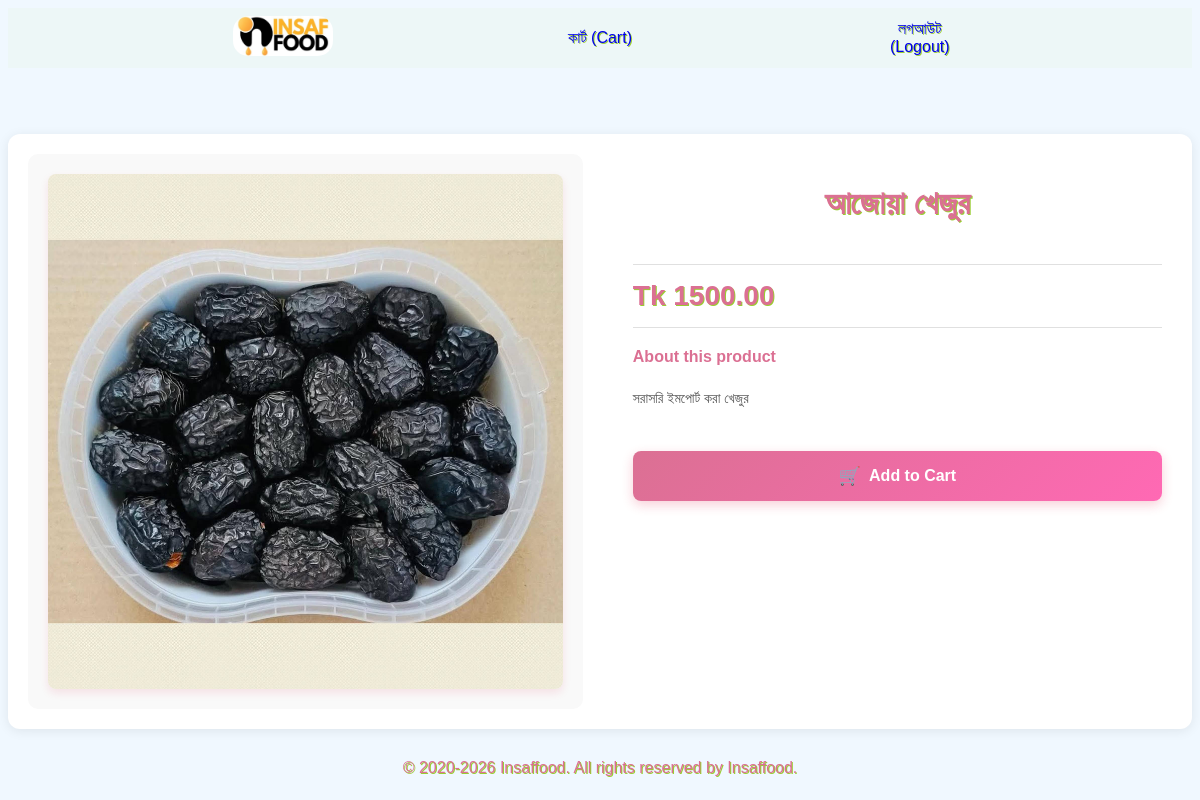
The app's page /aajoyyaa-khejur-1-keji/ (signed in) with its own data.
### shop/models.py (models this page shows, shortened)
class Product(models.Model):
    name = models.CharField(max_length=100)
    amount = models.CharField(max_length=50)
    description = models.TextField(max_length=500)
    price = models.DecimalField(max_digits=6, decimal_places=2)
    image = models.ImageField(upload_to='shop/products/')
    link = models.SlugField(max_length=100, unique=True, blank=True, editable=False)

### shop/views.py (the view)
# urls.py: path('<slug:link>/', views.product_detail, name='product_detail'),
def product_detail(request, link):
    product = get_object_or_404(Product, link=link)
    return render(request, 'shop/product_page.html', {'product': product})

### templates/shop/product_page.html (shortened to what this page needs)
{% extends "shop/base.html" %}
{% block content %}
<div class="product-detail-container">
    <div class="product-detail-image">
        {% if product.image %}
        <img src="{{ product.image.url }}" class="product-detail-img">
        {% else %}
        <div>Image unavailable</div>
        {% endif %}
    </div>
    <div class="product-detail-info">
        <h1>{{ product.name }}</h1>
        <div class="product-price-section">
            <span class="product-price">Tk {{ product.price }}</span>
        </div>
        <div class="product-description">
            <h3>About this product</h3>
            <p>{{ product.description }}</p>
        </div>
        <form method="post" action="{% url 'add_to_cart' product.id %}" class="product-add-form">
            <button type="submit" class="btn-add-cart" {% if product.amount <= 0 %}disabled{% endif %}>
                <span class="btn-icon">🛒</span> Add to Cart
            </button>
        </form>
    </div>
</div>
{% endblock %}

### static/shop/style.css (style rules this page uses)
body { background-color: #f0f8ff; color: palevioletred; text-shadow: 1px 1px yellowgreen; font-family: cursive, sans-serif; }
h1 { text-align: center; }
.product-detail-container { display: flex; gap: 40px; max-width: 1200px; margin: 30px auto; padding: 20px; background-color: white; border-radius: 12px; box-shadow: 0 2px 12px rgba(0, 0, 0, 0.08); }
.product-detail-image { flex: 0 0 45%; display: flex; align-items: center; justify-content: center; background-color: #f9f9f9; border-radius: 10px; padding: 20px; }
.product-detail-img { max-width: 100%; max-height: 100%; border-radius: 8px; box-shadow: 0 4px 8px rgba(220, 20, 60, 0.1); object-fit: contain; }
.product-detail-info { flex: 1; display: flex; flex-direction: column; gap: 20px; padding: 10px; }
.product-price-section { display: flex; align-items: center; gap: 20px; padding: 15px 0; border-top: 1px solid #e0e0e0; border-bottom: 1px solid #e0e0e0; }
.product-price { font-size: 28px; font-weight: 700; color: palevioletred; }
.product-description { display: flex; flex-direction: column; gap: 10px; }
.product-description h3 { font-size: 16px; font-weight: 700; color: palevioletred; margin: 0; text-shadow: none; }
.product-description p { color: #555; font-size: 14px; text-shadow: none; }
.product-add-form { display: flex; gap: 10px; margin-top: 10px; }
.btn-add-cart { padding: 14px 32px; font-size: 16px; font-weight: 600; color: white; background: linear-gradient(135deg, palevioletred, #ff69b4); border: none; border-radius: 8px; cursor: pointer; transition: all 0.3s ease; box-shadow: 0 4px 12px rgba(220, 20, 60, 0.2); display: flex; align-items: center; gap: 8px; flex: 1; justify-content: center; }
.btn-icon { font-size: 18px; }

### records on screen
Product: image (picture), name "আজোয়া খেজুর", price "1500.00", description "সরাসরি ইমপোর্ট করা খেজুর"
